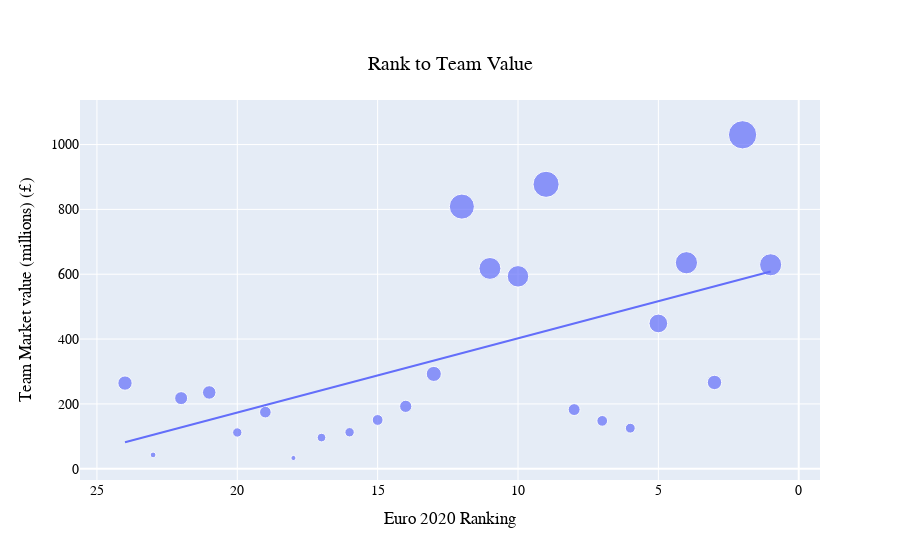
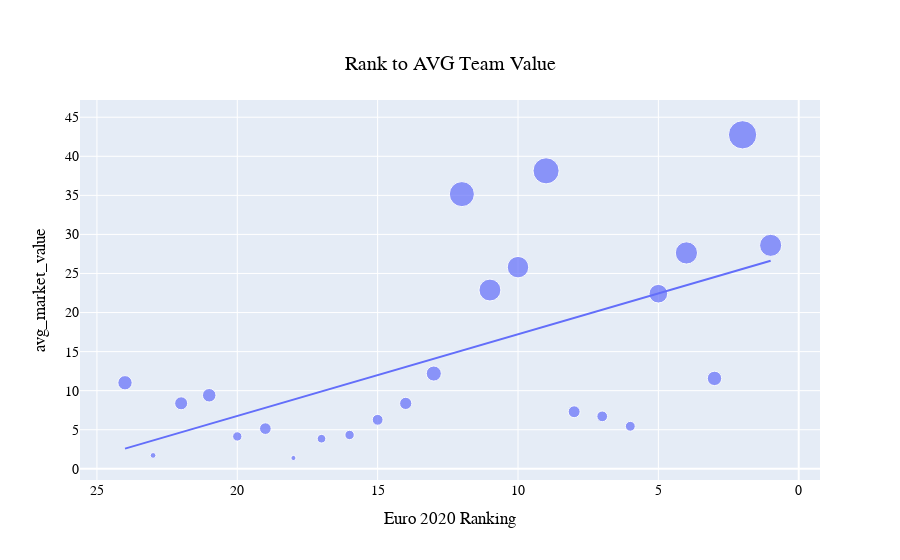
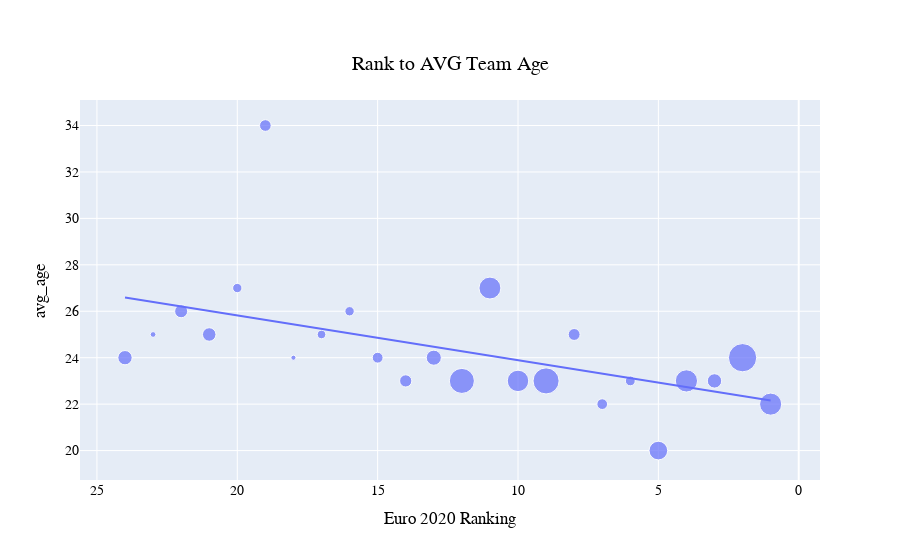

Notebook code for these charts, in order:
### Code cell
import plotly.express as px
import matplotlib


fig = px.scatter(JOIN, x="Rank", y="market_value",trendline="ols", hover_name= "Team" ,size='market_value', title="Rank to Team Value ",labels={
                     "Rank": "Euro 2020 Ranking",
                     "market_value": "Team Market value (millions) (£)",
                     "market_value_Quartile": "Value Quartile"
                 },)

fig2 = px.scatter(JOIN, x="Rank", y="avg_market_value",trendline="ols", hover_name= "Team" ,size='market_value', title="Rank to AVG Team Value ",labels={
                     "Rank": "Euro 2020 Ranking",
                     "market_value": "Team Market value (millions) (£)",
                     "market_value_Quartile": "Value Quartile"
                 },)

fig3 = px.scatter(JOIN, x="Rank", y="avg_age",trendline="ols", hover_name= "Team" ,size='market_value', title="Rank to AVG Team Age ",labels={
                     "Rank": "Euro 2020 Ranking",
                     "market_value": "Team Market value (millions) (£)",
                     "market_value_Quartile": "Value Quartile"
                 },)
                 

# fig.update_layout(color="green" if "market_value_Quartile" == 'Q1' else "red")
# color="market_value_Quartile" 

# fig.update_traces(marker=dict( color='red' ))

fig.update_layout(
    font=dict(
        family="Courier New, monospace",
        size=14,
        color="black"
    ),
    title={
        'y':0.9,
        'x':0.5,
        'xanchor': 'center',
        'yanchor': 'top'}
)

fig2.update_layout(
    font=dict(
        family="Courier New, monospace",
        size=14,
        color="Black"
    ),
    title={
        'y':0.9,
        'x':0.5,
        'xanchor': 'center',
        'yanchor': 'top'}
)

fig3.update_layout(
    font=dict(
        family="Courier New, monospace",
        size=14,
        color="Black"
    ),
    title={
        'y':0.9,
        'x':0.5,
        'xanchor': 'center',
        'yanchor': 'top'}
)



# To reverse x axis
fig.update_xaxes(autorange="reversed")
fig2.update_xaxes(autorange="reversed")
fig3.update_xaxes(autorange="reversed")


fig.show()
fig2.show()
fig3.show()

fig.write_image("Rank to Team Value.png")
fig2.write_image("Rank to AVG Team Value.png")
fig3.write_image("Rank to AVG Team Age.png")

### Figure 1 — Plotly figure (JSON) as saved in the notebook; plotly's stock layout.template omitted (floating-point values rounded to 4 significant figures)
{"data": [{"hovertemplate": "<b>%{hovertext}</b><br><br>Euro 2020 Ranking=%{x}<br>Team Market value (millions) (£)=%{marker.size}<extra></extra>", "hovertext": ["Italy", "England", "Spain", "France", "Netherlands", "Germany", "Croatia", "Turkey", "Belgium", "Portugal", "Poland", "Denmark", "Ukraine", "Switzerland", "Czech Republic", "Scotland", "Austria", "Russia", "Sweden", "North Macedonia", "Finland", "Hungary", "Wales", "Slovakia"], "legendgroup": "", "marker": {"color": "#636efa", "size": [629.1, 1030, 635.4, 877.3, 617.9, 808.6, 292.5, 264.2, 448.2, 593.5, 235.3, 266.2, 182.5, 147.7, 125.2, 217.8, 192.5, 174.7, 150.5, 42.64, 33.17, 96.17, 112.6, 111.9], "sizemode": "area", "sizeref": 2.575, "symbol": "circle"}, "mode": "markers", "name": "", "orientation": "v", "showlegend": false, "type": "scatter", "x": [1, 2, 4, 9, 11, 12, 13, 24, 5, 10, 21, 3, 8, 7, 6, 22, 14, 19, 15, 23, 18, 17, 16, 20], "xaxis": "x", "y": [629.1, 1030, 635.4, 877.3, 617.9, 808.6, 292.5, 264.2, 448.2, 593.5, 235.3, 266.2, 182.5, 147.7, 125.2, 217.8, 192.5, 174.7, 150.5, 42.64, 33.17, 96.17, 112.6, 111.9], "yaxis": "y"}, {"hovertemplate": "<b>OLS trendline</b><br>market_value = -22.8895 * Rank + 631.353<br>R<sup>2</sup>=0.319491<br><br>Euro 2020 Ranking=%{x}<br>Team Market value (millions) (£)=%{y} <b>(trend)</b><extra></extra>", "legendgroup": "", "marker": {"color": "#636efa", "symbol": "circle"}, "mode": "lines", "name": "", "showlegend": false, "type": "scatter", "x": [1, 2, 3, 4, 5, 6, 7, 8, 9, 10, 11, 12, 13, 14, 15, 16, 17, 18, 19, 20, 21, 22, 23, 24], "xaxis": "x", "y": [608.5, 585.6, 562.7, 539.8, 516.9, 494.0, 471.1, 448.2, 425.3, 402.5, 379.6, 356.7, 333.8, 310.9, 288.0, 265.1, 242.2, 219.3, 196.5, 173.6, 150.7, 127.8, 104.9, 82.0], "yaxis": "y"}], "layout": {"font": {"color": "black", "family": "Courier New, monospace", "size": 14}, "legend": {"itemsizing": "constant", "tracegroupgap": 0}, "title": {"text": "Rank to Team Value ", "x": 0.5, "xanchor": "center", "y": 0.9, "yanchor": "top"}, "xaxis": {"anchor": "y", "autorange": "reversed", "domain": [0, 1], "title": {"text": "Euro 2020 Ranking"}}, "yaxis": {"anchor": "x", "domain": [0, 1], "title": {"text": "Team Market value (millions) (£)"}}}}

### Figure 2 — Plotly figure (JSON) as saved in the notebook; plotly's stock layout.template omitted (floating-point values rounded to 4 significant figures)
{"data": [{"hovertemplate": "<b>%{hovertext}</b><br><br>Euro 2020 Ranking=%{x}<br>avg_market_value=%{y}<br>Team Market value (millions) (£)=%{marker.size}<extra></extra>", "hovertext": ["Italy", "England", "Spain", "France", "Netherlands", "Germany", "Croatia", "Turkey", "Belgium", "Portugal", "Poland", "Denmark", "Ukraine", "Switzerland", "Czech Republic", "Scotland", "Austria", "Russia", "Sweden", "North Macedonia", "Finland", "Hungary", "Wales", "Slovakia"], "legendgroup": "", "marker": {"color": "#636efa", "size": [629.1, 1030, 635.4, 877.3, 617.9, 808.6, 292.5, 264.2, 448.2, 593.5, 235.3, 266.2, 182.5, 147.7, 125.2, 217.8, 192.5, 174.7, 150.5, 42.64, 33.17, 96.17, 112.6, 111.9], "sizemode": "area", "sizeref": 2.575, "symbol": "circle"}, "mode": "markers", "name": "", "orientation": "v", "showlegend": false, "type": "scatter", "x": [1, 2, 4, 9, 11, 12, 13, 24, 5, 10, 21, 3, 8, 7, 6, 22, 14, 19, 15, 23, 18, 17, 16, 20], "xaxis": "x", "y": [28.6, 42.75, 27.63, 38.14, 22.88, 35.16, 12.19, 11.01, 22.41, 25.81, 9.41, 11.57, 7.3, 6.71, 5.44, 8.38, 8.37, 5.14, 6.27, 1.71, 1.38, 3.85, 4.33, 4.14], "yaxis": "y"}, {"hovertemplate": "<b>OLS trendline</b><br>avg_market_value = -1.04577 * Rank + 27.6796<br>R<sup>2</sup>=0.354046<br><br>Euro 2020 Ranking=%{x}<br>avg_market_value=%{y} <b>(trend)</b><extra></extra>", "legendgroup": "", "marker": {"color": "#636efa", "symbol": "circle"}, "mode": "lines", "name": "", "showlegend": false, "type": "scatter", "x": [1, 2, 3, 4, 5, 6, 7, 8, 9, 10, 11, 12, 13, 14, 15, 16, 17, 18, 19, 20, 21, 22, 23, 24], "xaxis": "x", "y": [26.63, 25.59, 24.54, 23.5, 22.45, 21.4, 20.36, 19.31, 18.27, 17.22, 16.18, 15.13, 14.08, 13.04, 11.99, 10.95, 9.902, 8.856, 7.81, 6.764, 5.718, 4.673, 3.627, 2.581], "yaxis": "y"}], "layout": {"font": {"color": "Black", "family": "Courier New, monospace", "size": 14}, "legend": {"itemsizing": "constant", "tracegroupgap": 0}, "title": {"text": "Rank to AVG Team Value ", "x": 0.5, "xanchor": "center", "y": 0.9, "yanchor": "top"}, "xaxis": {"anchor": "y", "autorange": "reversed", "domain": [0, 1], "title": {"text": "Euro 2020 Ranking"}}, "yaxis": {"anchor": "x", "domain": [0, 1], "title": {"text": "avg_market_value"}}}}

### Figure 3 — Plotly figure (JSON) as saved in the notebook; plotly's stock layout.template omitted (floating-point values rounded to 4 significant figures)
{"data": [{"hovertemplate": "<b>%{hovertext}</b><br><br>Euro 2020 Ranking=%{x}<br>avg_age=%{y}<br>Team Market value (millions) (£)=%{marker.size}<extra></extra>", "hovertext": ["Italy", "England", "Spain", "France", "Netherlands", "Germany", "Croatia", "Turkey", "Belgium", "Portugal", "Poland", "Denmark", "Ukraine", "Switzerland", "Czech Republic", "Scotland", "Austria", "Russia", "Sweden", "North Macedonia", "Finland", "Hungary", "Wales", "Slovakia"], "legendgroup": "", "marker": {"color": "#636efa", "size": [629.1, 1030, 635.4, 877.3, 617.9, 808.6, 292.5, 264.2, 448.2, 593.5, 235.3, 266.2, 182.5, 147.7, 125.2, 217.8, 192.5, 174.7, 150.5, 42.64, 33.17, 96.17, 112.6, 111.9], "sizemode": "area", "sizeref": 2.575, "symbol": "circle"}, "mode": "markers", "name": "", "orientation": "v", "showlegend": false, "type": "scatter", "x": [1, 2, 4, 9, 11, 12, 13, 24, 5, 10, 21, 3, 8, 7, 6, 22, 14, 19, 15, 23, 18, 17, 16, 20], "xaxis": "x", "y": [22, 24, 23, 23, 27, 23, 24, 24, 20, 23, 25, 23, 25, 22, 23, 26, 23, 34, 24, 25, 24, 25, 26, 27], "yaxis": "y"}, {"hovertemplate": "<b>OLS trendline</b><br>avg_age = 0.192609 * Rank + 21.9674<br>R<sup>2</sup>=0.270660<br><br>Euro 2020 Ranking=%{x}<br>avg_age=%{y} <b>(trend)</b><extra></extra>", "legendgroup": "", "marker": {"color": "#636efa", "symbol": "circle"}, "mode": "lines", "name": "", "showlegend": false, "type": "scatter", "x": [1, 2, 3, 4, 5, 6, 7, 8, 9, 10, 11, 12, 13, 14, 15, 16, 17, 18, 19, 20, 21, 22, 23, 24], "xaxis": "x", "y": [22.16, 22.35, 22.55, 22.74, 22.93, 23.12, 23.32, 23.51, 23.7, 23.89, 24.09, 24.28, 24.47, 24.66, 24.86, 25.05, 25.24, 25.43, 25.63, 25.82, 26.01, 26.2, 26.4, 26.59], "yaxis": "y"}], "layout": {"font": {"color": "Black", "family": "Courier New, monospace", "size": 14}, "legend": {"itemsizing": "constant", "tracegroupgap": 0}, "title": {"text": "Rank to AVG Team Age ", "x": 0.5, "xanchor": "center", "y": 0.9, "yanchor": "top"}, "xaxis": {"anchor": "y", "autorange": "reversed", "domain": [0, 1], "title": {"text": "Euro 2020 Ranking"}}, "yaxis": {"anchor": "x", "domain": [0, 1], "title": {"text": "avg_age"}}}}
